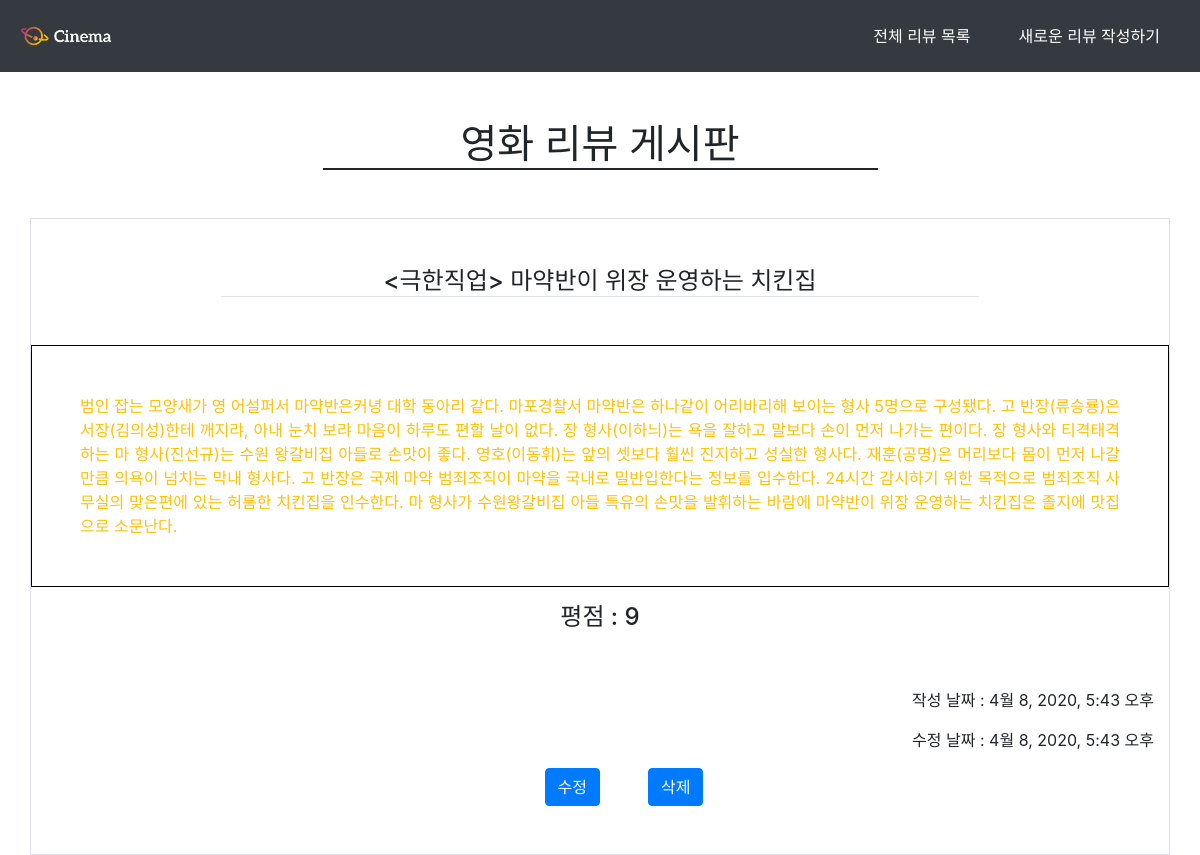
The page /community/7/ on the database its author committed.
### community/models.py (models this page shows)
class Review(models.Model):
    title=models.CharField(max_length=100)
    movie_title=models.CharField(max_length=30)
    rank=models.IntegerField(default=0)
    content=models.TextField()
    created_at=models.DateTimeField(auto_now_add=True)
    updated_at=models.DateTimeField(auto_now=True)

### community/views.py (the view)
# urls.py: path('<int:id>/',views.detail,name='detail'),
def detail(request,id):
    review=get_object_or_404(Review,id=id)
    context={
        'review':review,
    }
    return render(request,'community/review_detail.html',context)

### community/templates/community/review_detail.html (shortened to what this page needs)
{% extends 'base.html' %}
    {% block nav %}
    <li class="nav-item mx-3 my-2 active"><a href="{% url 'community:index' %}" class="nav-link">전체 리뷰 목록</a></li>
    <li class="nav-item mx-3 my-2 active"><a href="{% url 'community:create' %}" class="nav-link">새로운 리뷰 작성하기</a></li>
    {% endblock %}
{% block body %}
     <div class="text-center h1 col-6 offset-3 mt-5 mb-5" style="border-bottom: 2px solid">영화 리뷰 게시판</div>
    <div class="row justify-content-center border">
        <div class="h4 text-center border-bottom col-8 offset-2 my-5 mx-0 px-0">{{ review.title }}</div>
        <p class="col-12 text-justify py-5 px-5 text-warning" style=" border:solid 1px black;font-size:1rem">
            {{review.content}}
        </p>
        <div class="col-12 h4 text-center">
            평점 : {{ review.rank }}
        </div>
        <div class="offset-4 col-8 text-right mt-5">
           <p> 작성 날짜 : {{ review.created_at}} </p>
        </div>
        <div class="offset-4 col-8 text-right">
           <p> 수정 날짜 : {{ review.updated_at}} </p>
        </div>
    <a class="btn btn-primary mx-5 mb-5" href="{% url 'community:update' review.id %}" role="button">수정</a>
    <form action="{% url 'community:delete' review.id %}" method="POST">
        <input class="btn btn-primary mb-5" type="submit" value="삭제">
    </form>
{% endblock %}

### rows shown on the page
Review: title "<극한직업> 마약반이 위장 운영하는 치킨집", content "범인 잡는 모양새가 영 어설퍼서 마약반은커녕 대학 동아리 같다. 마포경찰서 마약반은 하나같이 어리바리해 보이는 형사 5명으로 구성됐다. 고 반장(류승룡)은 서장(김의성)한테 깨지랴, 아내 눈치 보랴 마음이 하루도 편할 날이 없다. 장 형사(이하늬)는 욕을 잘하고 말보다 손이 먼저 나가는 편이다. 장 형사와 티격태격하는 마 형사(진선규)는 수원 왕갈비집 아들로 손맛이 좋다. 영호(이동휘)는 앞의 셋보다 훨씬 진지하고 성실한 형사다. 재훈(공명)은 머리보다 몸이 먼저 나갈 만큼 의욕이 넘치는 막내 형사다. 고 반장은 국제 마약 범죄조직이 마약을 국내로 밀반입한다는 정보를 입수한다. 24시간 감시하기 위한 목적으로 범죄조직 사무실의 맞은편에 있는 허름한 치킨집을 인수한다. 마 형사가 수원왕갈비집 아들 특유의 손맛을 발휘하는 바람에 마약반이 위장 운영하는 치킨집은 졸지에 맛집으로 소문난다.", rank "9", created_at "4월 8, 2020, 5:43 오후", updated_at "4월 8, 2020, 5:43 오후"
